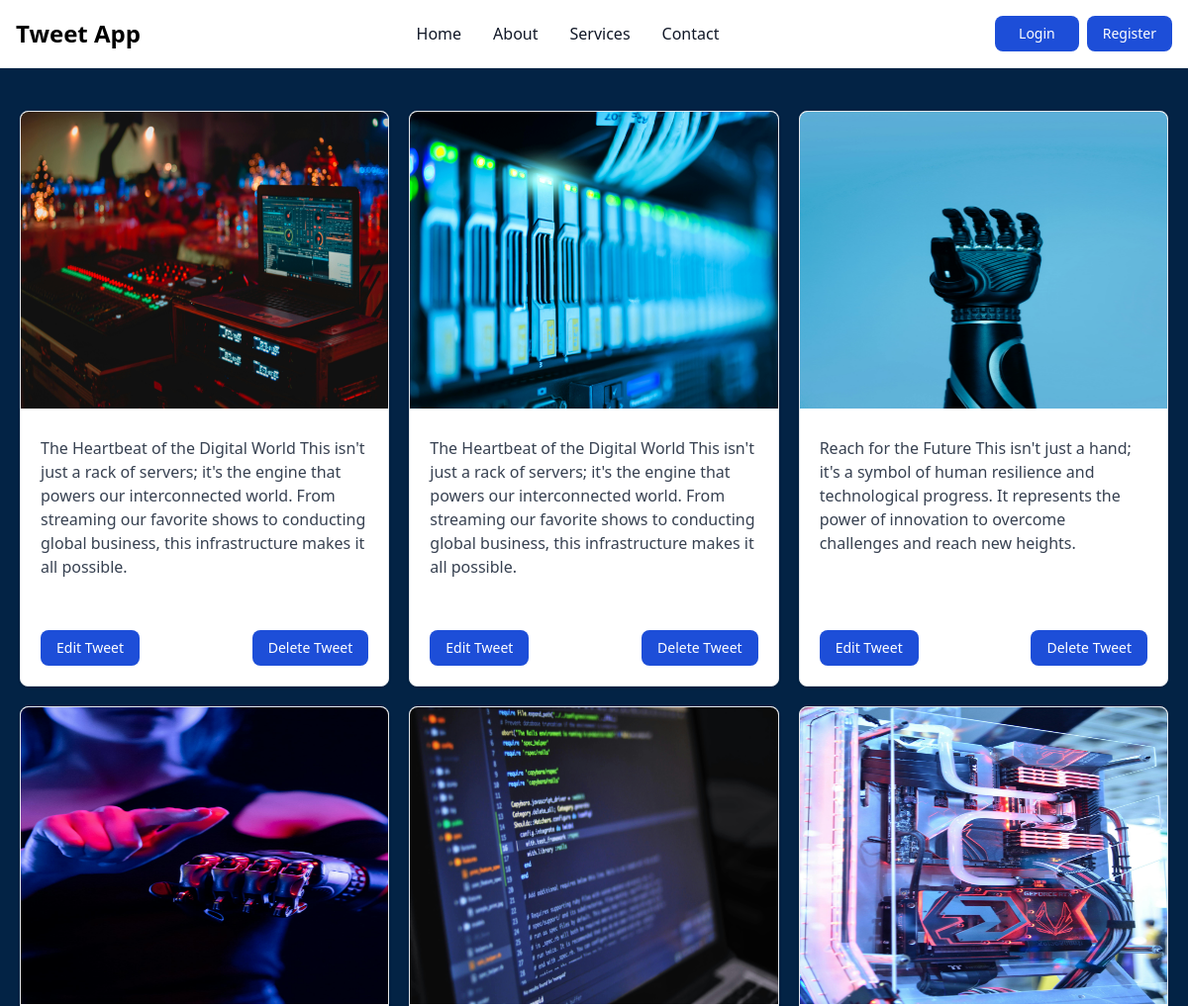
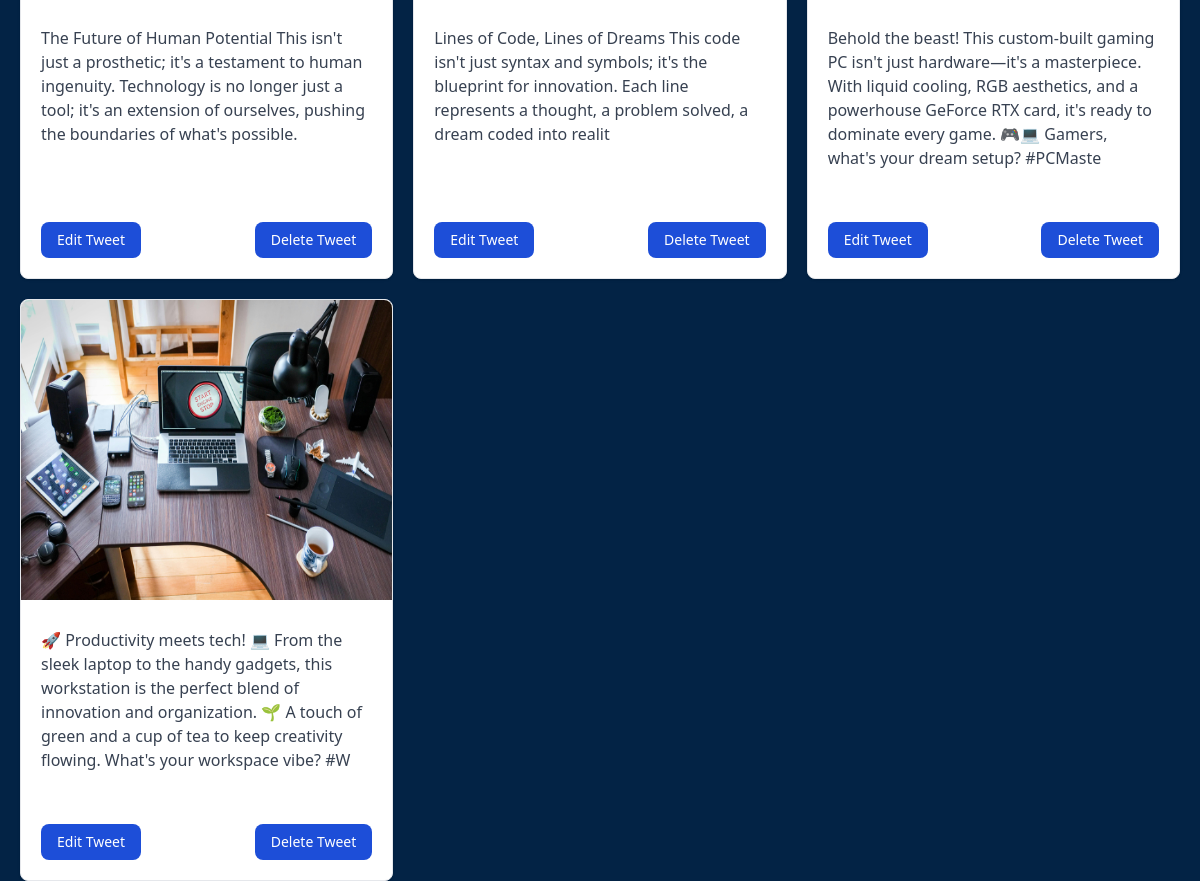
Screenshot of /tweet/ with the database file from the repository (2 pictures, top to bottom).
### tweet/models.py (models this page shows, shortened)
class Tweet(models.Model):
    user = models.ForeignKey(User, on_delete=models.CASCADE)
    text = models.TextField(max_length=240)
    photo = models.ImageField(upload_to='tweet_photos/', blank=True, null=True)
    created_at = models.DateTimeField(auto_now_add=True)
    updated_at = models.DateTimeField(auto_now_add=True)

### tweet/views.py (the view)
# urls.py: path("", views.tweet_list, name="tweet_list"),
def tweet_list(request):
    tweets = Tweet.objects.all().order_by('-created_at')
    return render(request, 'tweet_list.html', {'tweets' : tweets})

### tweet/templates/tweet_list.html (shortened to what this page needs)
{% extends "layout.html" %}
{% block content %}
  <div>
    <h1>Your Tweets</h1>
  </div>
  <a
   href="{% url "create_tweet" %}"
   class = "py-2 px-4 bg-blue-600 rounded-md"
   >
 </a>
 <div class="ml-5 mr-5 mt-16 grid sm:grid-cols-2 md:grid-cols-3 xl:grid-cols-4  gap-5">
    {% for tweet in tweets %}
    <div class="max-w-sm bg-white border border-gray-200 rounded-lg shadow
    dark:bg-gray-800 dark:border-gray-700 flex flex-col">
      <a href="#">
         <img
         class="rounded-t-lg h-[300px] w-full"
         src="{{tweet.photo.url}}" alt="tweet photo" />
      </a>
      <div class="p-5 flex-grow">
          <p class="mb-3 font-normal text-gray-700 dark:text-gray-400">
          {{tweet.text}}
         </p>
      </div>
    <div class="p-5 flex items-center justify-between mt-auto">
    <a href="{% url "edit_tweet" tweet.id %}" class="inline-flex items-center px-4 py-2 text-sm
                           font-medium text-center text-white bg-blue-700
                          rounded-lg hover:bg-blue-800 focus:ring-4 focus:outline-none
                         focus:ring-blue-300 dark:bg-amber-500 dark:hover:bg-blue-700
                      dark:focus:ring-blue-800">
    Edit Tweet
    </a>
    <a href="{% url "delete_tweet" tweet.id %}" class="inline-flex items-center px-4 py-2 text-sm
                           font-medium text-center text-white bg-blue-700
                           rounded-lg hover:bg-blue-800 focus:ring-4 focus:outline-none
                         focus:ring-blue-300 dark:bg-red-500 dark:hover:bg-blue-700
                         dark:focus:ring-blue-800">
    Delete Tweet
    </a>
   </div>
    </div>
    {% endfor %}
 </div>
{% endblock %}

### templates/layout.html (shortened to what this page needs)
{% load static tailwind_tags %} {% load static %}
<!DOCTYPE html>
<html lang="en">
  <head>
    <link rel="stylesheet" href="{% static 'style.css' %}" />
    {% tailwind_css %}
  </head>
  <body class="bg-[#032345]">
    <nav
      class="bg-white dark:bg-gray-900 fixed w-full z-20 top-0 start-0 border-b border-gray-200 dark:border-gray-600"
    >
      <div
        class="max-w-screen-xl flex flex-wrap items-center justify-between mx-auto p-4"
      >
        <a
          href="#"
          class="flex items-center space-x-3 rtl:space-x-reverse"
        >
          <span
            class="self-center text-2xl font-semibold whitespace-nowrap dark:text-white"
            >Tweet App</span
          >
        </a>
        <div class="flex md:order-2 space-x-3 md:space-x-0 rtl:space-x-reverse">
          <button
            type="button"
            class="text-white mr-2 bg-blue-700 hover:bg-blue-800
                     focus:ring-4 focus:outline-none focus:ring-blue-300
                     font-medium rounded-lg text-sm px-6 py-2 text-center
                    dark:bg-blue-600 dark:hover:bg-blue-700 dark:focus:ring-blue-800"
          >
            Login
          </button>
          <button
            type="button"
            class="text-white bg-blue-700 hover:bg-blue-800
                     focus:ring-4 focus:outline-none focus:ring-blue-300 font-medium
                     rounded-lg text-sm px-4 py-2 text-center
                   dark:bg-blue-600 dark:hover:bg-blue-700 dark:focus:ring-blue-800"
          >
            Register
          </button>
        </div>
        <div
          class="items-center justify-between hidden w-full md:flex md:w-auto md:order-1"
          id="navbar-sticky"
        >
          <ul
            class="flex flex-col p-4 md:p-0 mt-4 font-medium border border-gray-100
                   rounded-lg bg-gray-50 md:space-x-8 rtl:space-x-reverse
                   md:flex-row md:mt-0 md:border-0 md:bg-white dark:bg-gray-800
                 md:dark:bg-gray-900 dark:border-gray-700"
          >
            <li>
              <a
                href="#"
                class="block py-2 px-3 text-gray-900 rounded hover:bg-gray-100
                       md:hover:bg-transparent md:hover:text-blue-700 md:p-0
                     md:dark:hover:text-blue-500 dark:text-white dark:hover:bg-gray-700
                     dark:hover:text-white md:dark:hover:bg-transparent dark:border-gray-700"
                >Home</a
              >
            </li>
            <li>
              <a
                href="#"
                class="block py-2 px-3 text-gray-900 rounded hover:bg-gray-100
                       md:hover:bg-transparent md:hover:text-blue-700 md:p-0
                     md:dark:hover:text-blue-500 dark:text-white dark:hover:bg-gray-700
                     dark:hover:text-white md:dark:hover:bg-transparent dark:border-gray-700"
                >About</a
              >
            </li>
            <li>
              <a
                href="#"
                class="block py-2 px-3 text-gray-900 rounded hover:bg-gray-100
                       md:hover:bg-transparent md:hover:text-blue-700 md:p-0
                     md:dark:hover:text-blue-500 dark:text-white dark:hover:bg-gray-700
                     dark:hover:text-white md:dark:hover:bg-transparent dark:border-gray-700"
                >Services</a
              >
            </li>
            <li>
              <a
                href="#"
                class="block py-2 px-3 text-gray-900 rounded hover:bg-gray-100
                       md:hover:bg-transparent md:hover:text-blue-700 md:p-0
                     md:dark:hover:text-blue-500 dark:text-white dark:hover:bg-gray-700
                     dark:hover:text-white md:dark:hover:bg-transparent dark:border-gray-700"
                >Contact</a
              >
            </li>
          </ul>
        </div>
      </div>
    </nav>
    {% block content %} write your content {% endblock %}
  </body>
</html>

### rows the page displays
Tweet: photo (picture), text "The Heartbeat of the Digital World This isn't just a rack of servers; it's the engine that powers our interconnected world. From streaming our favorite shows to conducting global business, this infrastructure makes it all possible."
Tweet: photo (picture), text "The Heartbeat of the Digital World This isn't just a rack of servers; it's the engine that powers our interconnected world. From streaming our favorite shows to conducting global business, this infrastructure makes it all possible."
Tweet: photo (picture), text "Reach for the Future This isn't just a hand; it's a symbol of human resilience and technological progress. It represents the power of innovation to overcome challenges and reach new heights."
Tweet: photo (picture), text "The Future of Human Potential This isn't just a prosthetic; it's a testament to human ingenuity. Technology is no longer just a tool; it's an extension of ourselves, pushing the boundaries of what's possible."
Tweet: photo (picture), text "Lines of Code, Lines of Dreams This code isn't just syntax and symbols; it's the blueprint for innovation. Each line represents a thought, a problem solved, a dream coded into realit"
Tweet: photo (picture), text "Behold the beast! This custom-built gaming PC isn't just hardware—it's a masterpiece. With liquid cooling, RGB aesthetics, and a powerhouse GeForce RTX card, it's ready to dominate every game. 🎮💻 Gamers, what's your dream setup? #PCMaste"
Tweet: photo (picture), text "🚀 Productivity meets tech! 💻 From the sleek laptop to the handy gadgets, this workstation is the perfect blend of innovation and organization. 🌱 A touch of green and a cup of tea to keep creativity flowing. What's your workspace vibe? #W"
